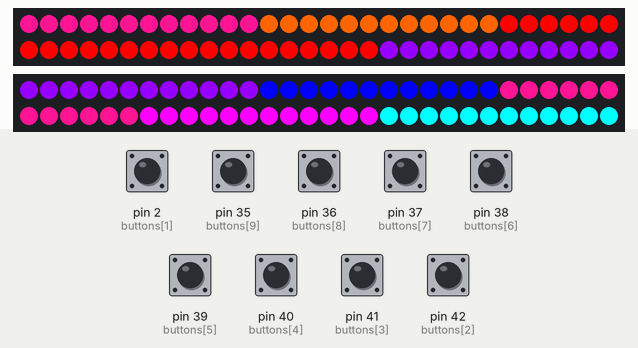
This sketch was run on a simulated Arduino Mega 2560, built with avr-gcc and run on an emulated ATmega2560. On the bench: 2 × 60 RGB LEDs in strip order, left to right, continuing on the next row. Inputs (shaded band) come from the test bench; at power-on: pin 2 (buttons[1]), pin 35 (buttons[9]), pin 36 (buttons[8]), pin 37 (buttons[7]), pin 38 (buttons[6]), pin 39 (buttons[5]), pin 40 (buttons[4]), pin 41 (buttons[3]), pin 42 (buttons[2]) HIGH. Random numbers use the default seed unless the sketch sets one; what the sketch prints to the serial monitor is not drawn.

Above: at 1.2 s.
1.3 s: pin 2 (buttons[1]) pulled LOW for 0.15 s
At 1.45 s:
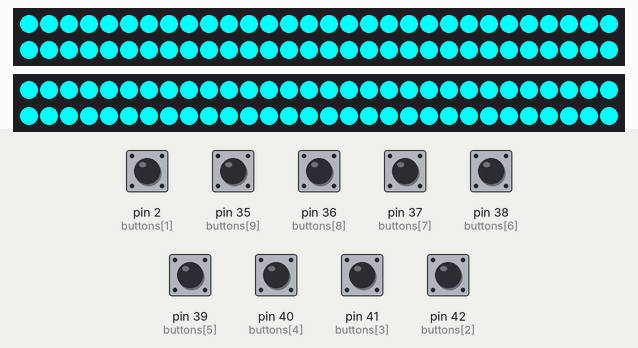
At 5.9 s:
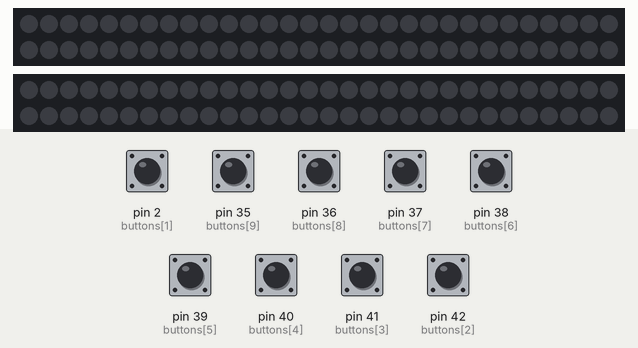
8.0 s: pin 36 (buttons[8]) pulled LOW for 0.15 s
At 8.15 s:
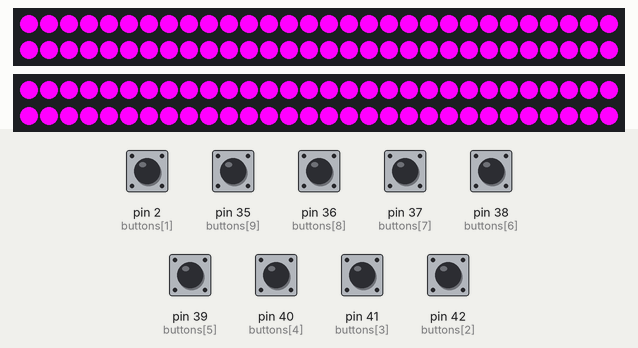
Timing chart, 0 to 11.0 s (numbered marks = the images above; inputs shaded):
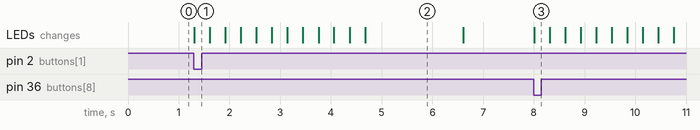

Measured:
- what the display in image 2 shows lasts 1.9 s, from 4.7 s to 6.6 s

The sketch:

version_1.0.ino
```cpp
#include <Adafruit_NeoPixel.h>

// -------- LED --------
#define PIN1 14
#define PIN2 12
#define NUM 60

Adafruit_NeoPixel strip1(NUM, PIN1, NEO_GRB + NEO_KHZ800);
Adafruit_NeoPixel strip2(NUM, PIN2, NEO_GRB + NEO_KHZ800);

// -------- BUTTONS --------
int buttons[10] = {1,2,42,41,40,39,38,37,36,35};
bool lastState[10];

// -------- COLORS --------
String names[10] = {
  "RED","GREEN","BLUE","YELLOW",
  "CYAN","MAGENTA","ORANGE",
  "PURPLE","PINK","WHITE"
};

int targetColor;
int correctRing;
int ringColors[10];

// -------- SETUP --------
void setup() {
  Serial.begin(115200);

  strip1.begin();
  strip2.begin();

  strip1.setBrightness(255);
  strip2.setBrightness(255);

  clearAll();

  for (int i=0;i<10;i++){
    pinMode(buttons[i], INPUT_PULLUP);
    lastState[i]=HIGH;
  }

  randomSeed(analogRead(0));
}

// -------- COLOR --------
uint32_t getColor(int i){
  switch(i){
    case 0: return strip1.Color(255,0,0);
    case 1: return strip1.Color(0,255,0);
    case 2: return strip1.Color(0,0,255);
    case 3: return strip1.Color(255,255,0);
    case 4: return strip1.Color(0,255,255);
    case 5: return strip1.Color(255,0,255);
    case 6: return strip1.Color(255,100,0);
    case 7: return strip1.Color(150,0,255);
    case 8: return strip1.Color(255,20,147);
    case 9: return strip1.Color(255,255,255);
  }
  return 0;
}

// -------- LOOP --------
void loop(){

  targetColor = random(0,10);
  correctRing = random(0,10);

  Serial.print("Find: ");
  Serial.println(names[targetColor]);

  // assign colors (exclude target color)
  for(int i=0;i<10;i++){
    do{
      ringColors[i] = random(0,10);
    }while(ringColors[i] == targetColor);
  }

  // set correct ring
  ringColors[correctRing] = targetColor;

  // display all rings
  for(int i=0;i<10;i++){
    setRing(i, getColor(ringColors[i]));
  }

  bool answered=false;
  unsigned long start=millis();

  while(millis()-start < 5000){

    for(int i=0;i<10;i++){

      bool current = digitalRead(buttons[i]);

      if(lastState[i]==HIGH && current==LOW){

        if(i==correctRing){
          Serial.println("✅ CORRECT");
        }else{
          Serial.println("❌ WRONG");

          // 🔥 blink all rings target color
          for(int j=0;j<6;j++){
            setAll(getColor(targetColor));
            delay(300);
            clearAll();
            delay(300);
          }
        }

        answered=true;
        delay(800);
      }

      lastState[i]=current;
    }
  }

  if(!answered){
    Serial.println("⚠ MISS");
  }

  clearAll();
  delay(800);
}

// -------- FUNCTIONS --------
void setRing(int ringNum, uint32_t color){

  if(ringNum < 5){
    int start = ringNum * 12;
    for(int i=start;i<start+12;i++){
      strip1.setPixelColor(i,color);
    }
    strip1.show();

  }else{
    int r = ringNum - 5;
    int start = r * 12;
    for(int i=start;i<start+12;i++){
      strip2.setPixelColor(i,color);
    }
    strip2.show();
  }
}

void setAll(uint32_t color){
  for(int i=0;i<NUM;i++){
    strip1.setPixelColor(i,color);
    strip2.setPixelColor(i,color);
  }
  strip1.show();
  strip2.show();
}

void clearAll(){
  strip1.clear();
  strip2.clear();
  strip1.show();
  strip2.show();
}
```
